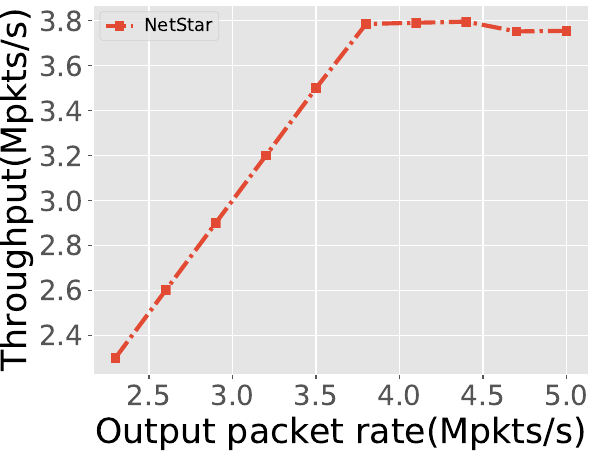

The Python source for this figure:
#!/usr/bin/env python2.7
import os
import optparse
import sys
import subprocess
import signal
import time
import numpy as np
import matplotlib.pyplot as plt


def read_log(filename):
	tp = []
	i = 0
	with open(filename) as f:
		for line in f:
			i+=1
			tp.append(float(line)/1000000)
			if i==50 :
				break
	return tp 
def read_data():
        gpu = []
        memory = []
        r1=0
        r2=0
        i=0

        while i<20:
                time.sleep(0.1)
                p=os.popen('nvidia-smi -i 1 --query-gpu=utilization.gpu --format=csv,noheader','r')
                line=p.readlines()[0]
                r1=int(line.split('%')[0])
                gpu.append(r1)
                                                                                                                                                       
                q=os.popen('nvidia-smi -i 1 --query-gpu=utilization.memory --format=csv,noheader','r')                                                 
                line=q.readlines()[0]                                                                                                                  
                r2=int(line.split('%')[0])                                                                                                             
                memory.append(r2)                                                                                                                      
                i=i+1                                                                                                                                  
        return gpu,memory
def draw(l1, l2):

	lines = [l1,l2]
	
	plt.style.use('ggplot')#seaborn-white')
	plt.style.use('ggplot')#seaborn-white')
	fig,ax1 = plt.subplots()

	fig = plt.figure(1)
	length=len(l1)
	timeline1 = [2.3,2.6,2.9,3.2,3.5,3.8,4.1,4.4]
        timeline2 = [2.3,2.6,2.9,3.2,3.5,3.8,4.1,4.4,4.7,5.0]
	colors = ['r','b','y','m','c','g','r','b','y']
	styles = ['-.', '--', ':', '-', 'D:', 'p:', 'x:','*:']
	linelabels = ["with \nLive Update", "without \nLive Update", "dynamic","HP,FW","FM,FW","FM,HP,FW"]
	#ax1.plot(timeline1, l1,  'o--', label="NetStar without\noptimization", linewidth=3)
	ax1.plot(timeline2, l2, 's-.', label="NetStar", linewidth=3)
	
	ax1.set_ylabel('Throughput(Mpkts/s)', fontsize=25, style='normal', color='black')
	ax1.set_xlabel('Output packet rate(Mpkts/s)', fontsize=25, style="normal", color='black')

	# Now add the legend with some customizations.
	legend = ax1.legend(loc='upper left', shadow=False)
	

	# Set the fontsize
	for label in legend.get_texts():
		label.set_fontsize(13)

	for label in legend.get_lines():
		label.set_linewidth(3)  # the legend line width

	for tl in ax1.get_xticklabels():
		tl.set_fontsize(20)
		tl.set_fontstyle('normal')
	for tl in ax1.get_yticklabels():
		tl.set_fontsize(20)
		tl.set_fontstyle('normal')

	

	fig.savefig('throughput_collapse.pdf', bbox_inches='tight', pad_inches=0)
	plt.show()
	

	return lines

def main():

	#tp1 = read_log("data_1")
	#tp2 = read_log("data_2")
	#tp1,tp2=read_data()
	tp1=[2.3,2.6,2.741632,2.717824,2.583232,2.575775,2.558560,2.550560]
	tp2=[2.3,2.6,2.9,3.2,3.5,3.786016,3.791264,3.796160,3.752672,3.755312]

	draw(tp1,tp2) 



if __name__ == "__main__" :
	main()